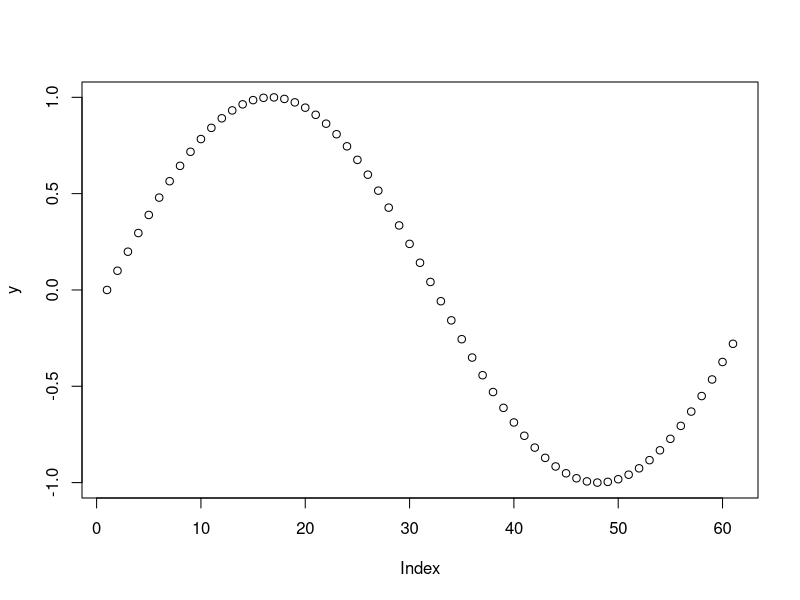
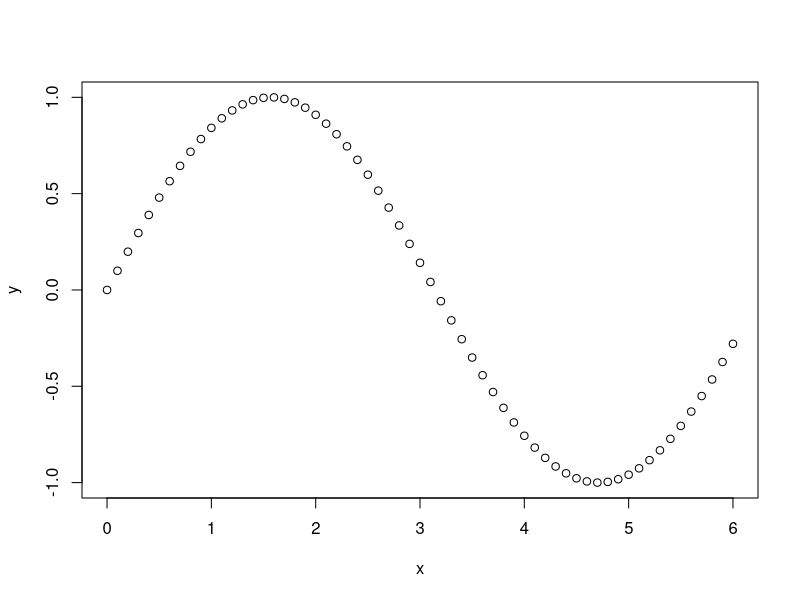
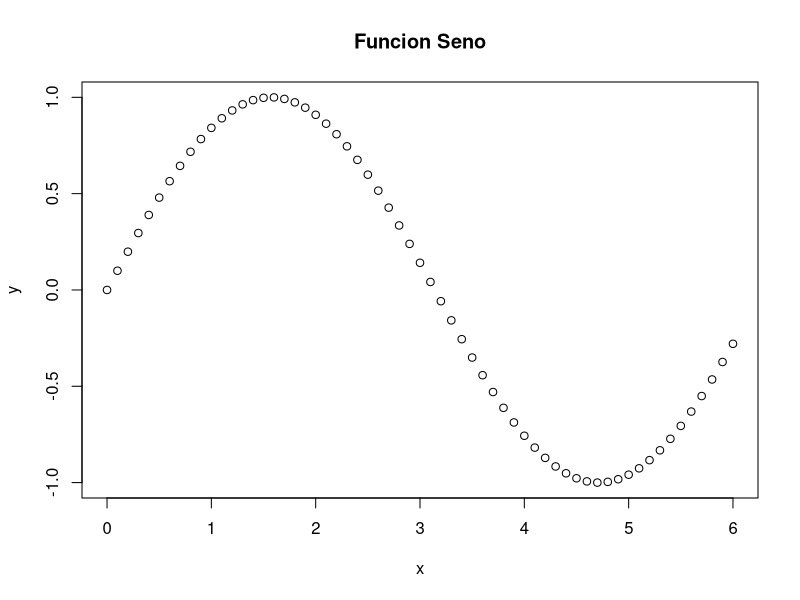
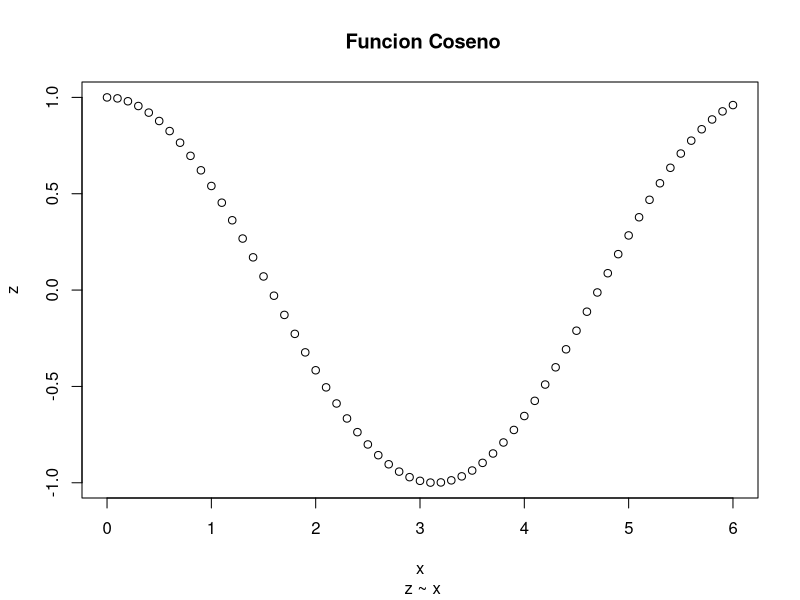
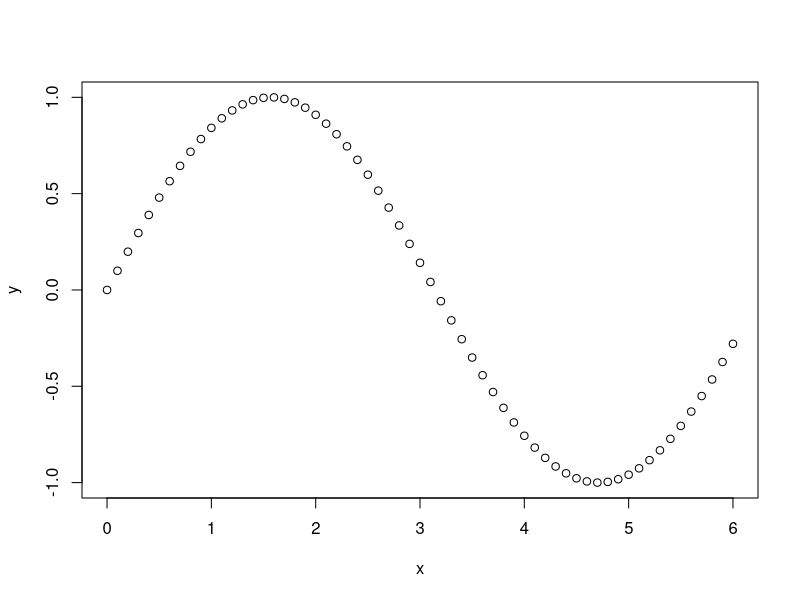
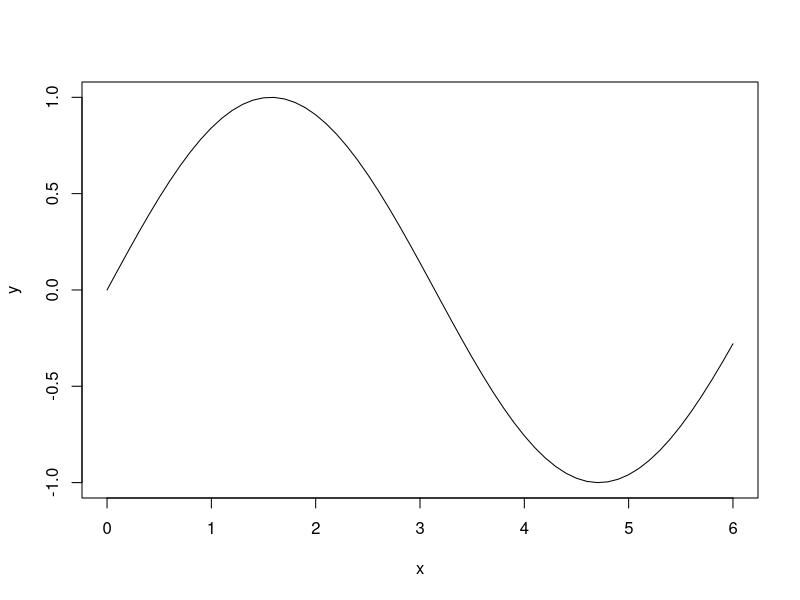
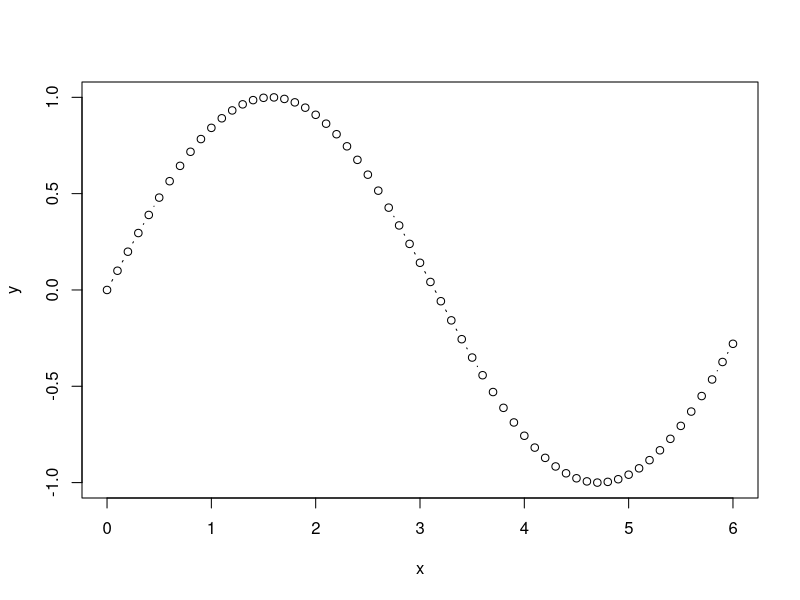
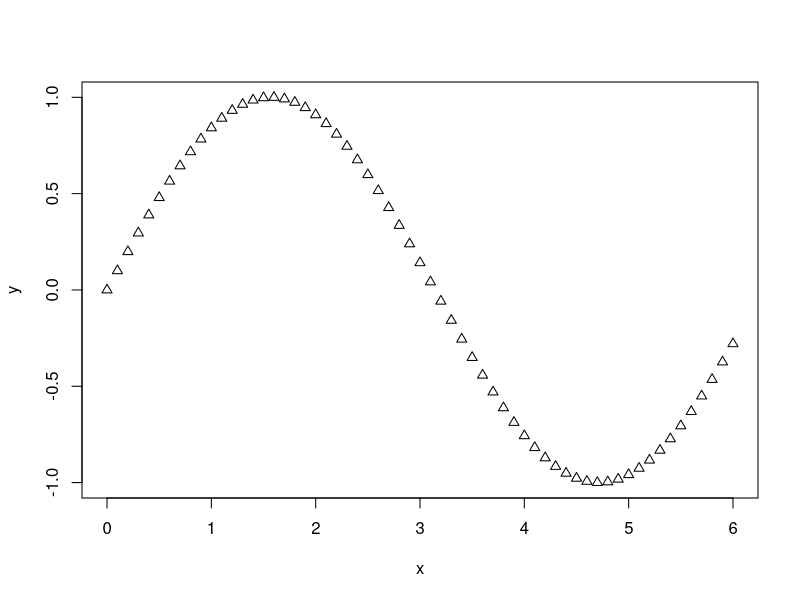

Generate these figures, in order, with R:
x = (0:60)/10
y = sin(x)
plot(y)
plot(x, y) #abre automaticamente
plot(x, y, main= "Funcion Seno")
z  = cos(x)
x11()  #Crea ventana si windows (x11() para linux)
plot(x, z, sub=" z ~ x", main=" Funcion Coseno")
plot(x, y, type = "p");
plot(x, y, type = "l");
plot(x, y, type = "b");
plot(x, y, type = "p", pch=2)
plot(x, y, lty=6, cex=0.5);
plot(x, y,  main="Funs Seno y Coseno",type="l")
lines(x,  z, col="blue",  lty=2) 
text(x=c(0.5,0.5),y=c(0, 1), labels=c("sen(x)", "cos(x)"),col=c("black","blue"))


plot(x, y, main="Funs Seno y Coseno",type="l")
lines(x, z, col="blue",lty=2)
legend(x=3, y=1,legend=c("sen(x)","cos(x)"), lty=c(1,2), col=c("black", "blue"))


plot(x,y,xlab=" texto eje X",ylab="texto eje Y", main=" Plot de X vs Y")    # se vuelve a abrir la ventana
text(1,0.5, "texto en 1,0.5")	# anade texto
mtext(paste("lado",1:4), side= 1:4,line=-1,font=2)   
# anade texto en los margenes pero por dentro (-1)

opar = par(no.readonly=T) # consulta 
n.col  =  2
n.row  =  2
par(mfrow = c(n.row,n.col))
plot(x, y, main="Seno", type="l")
plot(x, z, main="Coseno", lty=2, col="red", type="l")
plot(x, z, main="Coseno", lty=3, col="blue", type="s")
plot(x, z, main="Seno vs Coseno", lty=6, col=5) # cos
lines(x,y)  #seno
par(opar)

par(mar=c(4,4,2,2)) # se gana espacio si no hay titulo
plot(x,y,col=2, xlab=" texto eje X",ylab="texto eje Y", main=" Plot de X vs Y")    

X  =  matrix(rnorm(100), ncol = 2); 
colnames(X)  = c("aAtributo", "bAtributo")
plot(X)

X  = matrix(rnorm(100), ncol=5)
colnames(X)  =  colnames(X) =  paste("a",1:5,sep="")
pairs(X)

# data(iris) con clase 
especie = unclass(iris$Species)
plot(iris[1:2],pch=21,bg = especie+1)
#pairs(~ .,data = iris, main = "Iris Dataset", pch = 21, bg = especie+1)
pairs(iris, main = "Iris Dataset", pch = 21, bg = especie+1)

x  =  rnorm(100,5,3)
hist(x) # genera un histograma
hist(x, main="Histograma", breaks=10)

getwd()                # comprobar el directorio actual
pdf("plot03.pdf")	# cada vez se abre un dispositivo nuevo
hist(x, freq=F)	# histograma
curve(dnorm(x), add=T) # se superpones graficas
dev.off()

dev.list()		# se consulta la lista
dev.off(dev.cur())	# cierra el actual o se espefica número

grados = factor(sample(c("A","B","C","D"),replace=T,20,c(1/7,2/7,3/7,1/7)))
xtabs(~grados)
prop.table(xtabs(~grados))
barplot(xtabs(~grados))
barplot(prop.table(xtabs(~grados)))

dotchart(xtabs(~grados))
pie(xtabs(~grados))
